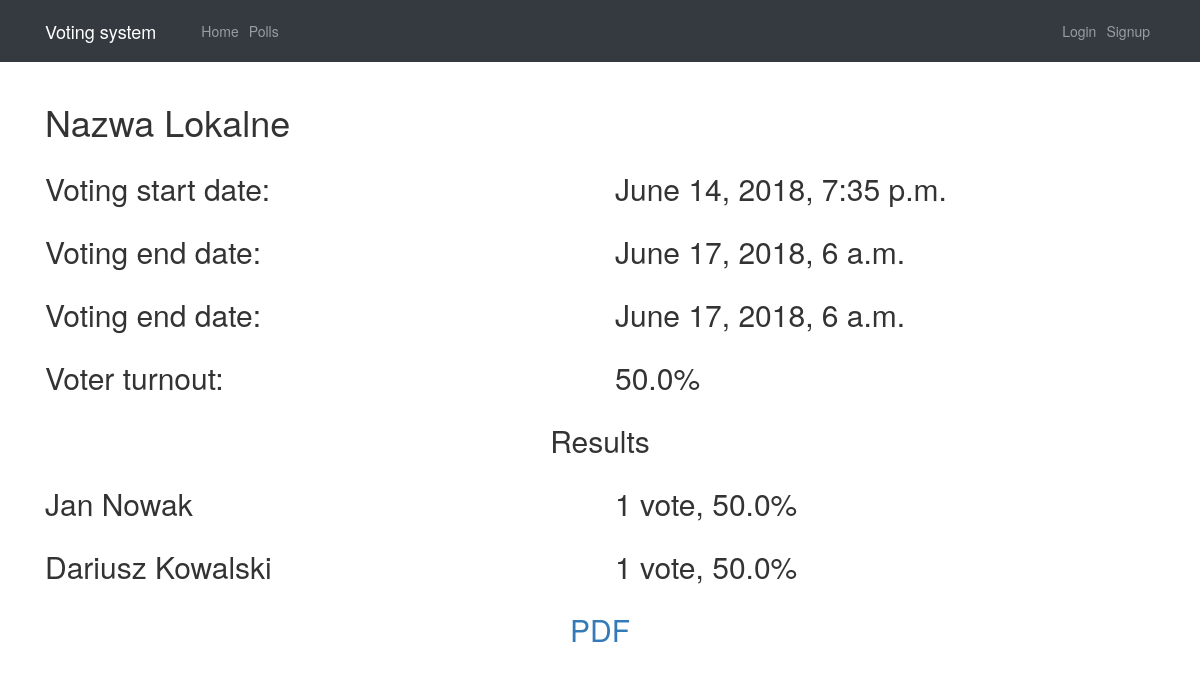
The app's page /polls/1/results/, older data.
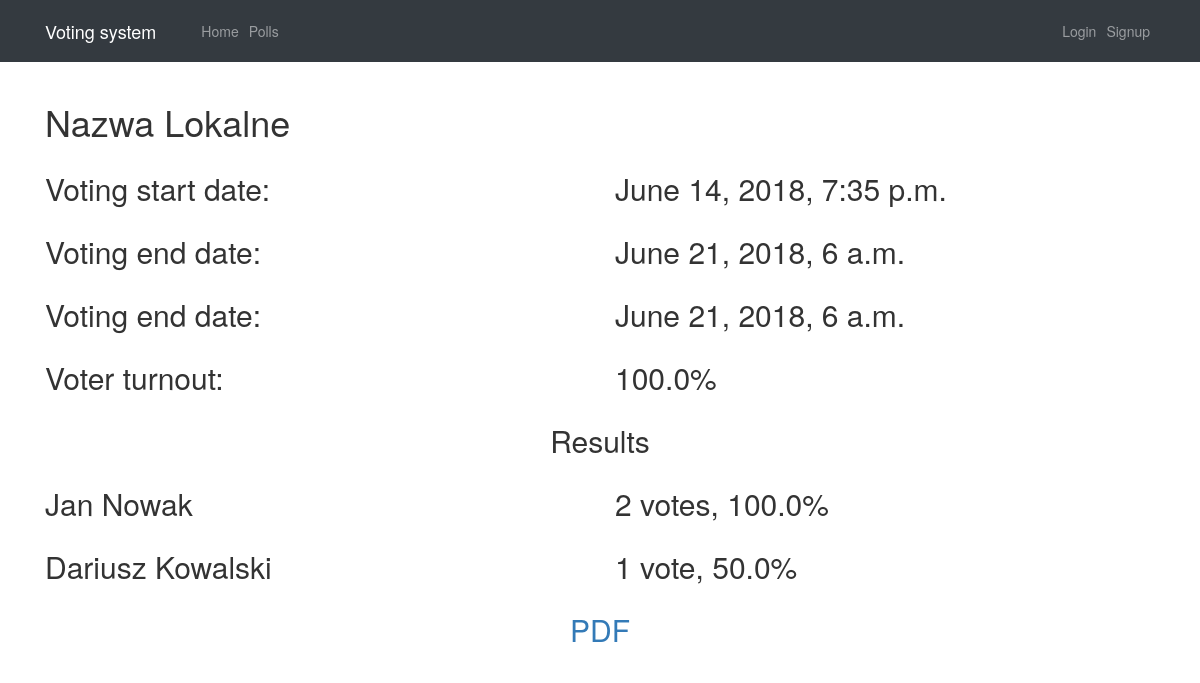
The same page, newer data.
### polls/models.py (models this page shows, shortened)
class Wybor(models.Model):
    nazwa = models.CharField(default='', max_length=255)
    dataRozpoczecia = models.DateTimeField(default=timezone.now)
    dataZakonczenia = models.DateTimeField(default=timezone.now)
    opis = models.CharField(max_length=255, default='')
    kryterium = models.ManyToManyField(Kryterium)
    status = models.IntegerField(default=0)
    class Meta:
        verbose_name_plural = "Wybory"

class Kandydat(models.Model):
    osoba = models.OneToOneField(Osoba, on_delete=models.CASCADE)
    wybor = models.ForeignKey(Wybor, on_delete=models.CASCADE)
    votes = models.IntegerField(default=0)
    class Meta:
        ordering = ['-votes']
        verbose_name_plural = "Kandydaci"
        ordering = ['-votes']

class Osoba(models.Model):
    imie = models.CharField(max_length=60)
    nazwisko = models.CharField(max_length=60)
    pesel = models.CharField(max_length=11)
    adresZamieszkania = models.OneToOneField(Adres_zamieszkania, on_delete=models.CASCADE)
    class Meta:
        verbose_name_plural = "Osoby"

### polls/views.py (the view)
# urls.py: path('<int:pk>/results/', views.ResultsView.as_view(), name='results'),
class ResultsView(generic.DetailView):
    model = Wybor
    template_name = 'polls/results.html'

### polls/templatetags/some_math.py (called while the page is built)
@register.filter(name='div')
def div(value, arg):
    try:
        value = int(value)
        arg = int(arg)
        if arg:
            return value / arg
    except:
        pass
    return ''

@register.filter(name='div')
def mul(value, arg):
    try:
        value = int(value)
        arg = int(arg)
        if arg:
            return value * arg
    except:
        pass
    return ''

### polls/templates/polls/results.html
{% extends 'base.html' %}
{% load some_math %}
{% block content %}
{% with wybor.uprawniony_set.all as voters %}
{% with wybor.oddany_glos_set.all as votes %}
<div class="row">
    <div class="col-lg-12">
        <h1>Nazwa {{ wybor.nazwa }}</h1>
    </div>
</div>
<div class="row">
    <div class="col-lg-6">
        <h2>Voting start date: </h2>
    </div>
    <div class="col-lg-6">
        <h2>{{wybor.dataRozpoczecia}}</h2>
    </div>
</div>
<div class="row">
    <div class="col-lg-6">
        <h2>Voting end date: </h2>
    </div>
    <div class="col-lg-6">
        <h2>{{wybor.dataZakonczenia}}</h2>
    </div>
</div>
<div class="row">
    <div class="col-lg-6">
        <h2>Voting end date: </h2>
    </div>
    <div class="col-lg-6">
        <h2>{{wybor.dataZakonczenia}}</h2>
    </div>
</div>
<div class="row">
    <div class="col-lg-6">
        <h2>Voter turnout: </h2>
    </div>
    <div class="col-lg-6">
        <h2>{{ votes.count|mul:100|div:voters.count }}%</h2>
    </div>
</div>
<div class="row">
    <div class="col-lg-12 text-center">
        <h2>Results</h2>
    </div>
</div>
{% for x in wybor.kandydat_set.all %}
<div class="row">
    <div class="col-lg-6">
        <h2>{{ x.osoba.imie }} {{ x.osoba.nazwisko }}</h2>
    </div>
    <div class="col-lg-6">
        <h2> {{ x.votes }} vote{{ x.votes|pluralize }}, {{ x.votes|mul:100|div:voters.count }}%</h2>
    </div>
</div>
{% endfor %}
<div class="row">
    <div class="col-lg-12 text-center">
        <h2> <a href="{% url 'polls:results-pdf' wybor.id %}">PDF</a></h2>
    </div>
</div>
{% endwith %}
{% endwith %}
{% endblock %}

Row changes from the older to the newer data that the page shows:
changed Wybor "Lokalne": dataZakonczenia "June 17, 2018, 6 a.m." → "June 21, 2018, 6 a.m."; count|mul "50.0" → "100.0"
changed Kandydat "Jan": votes "1" → "2"; votes|mul "50.0" → "100.0"
